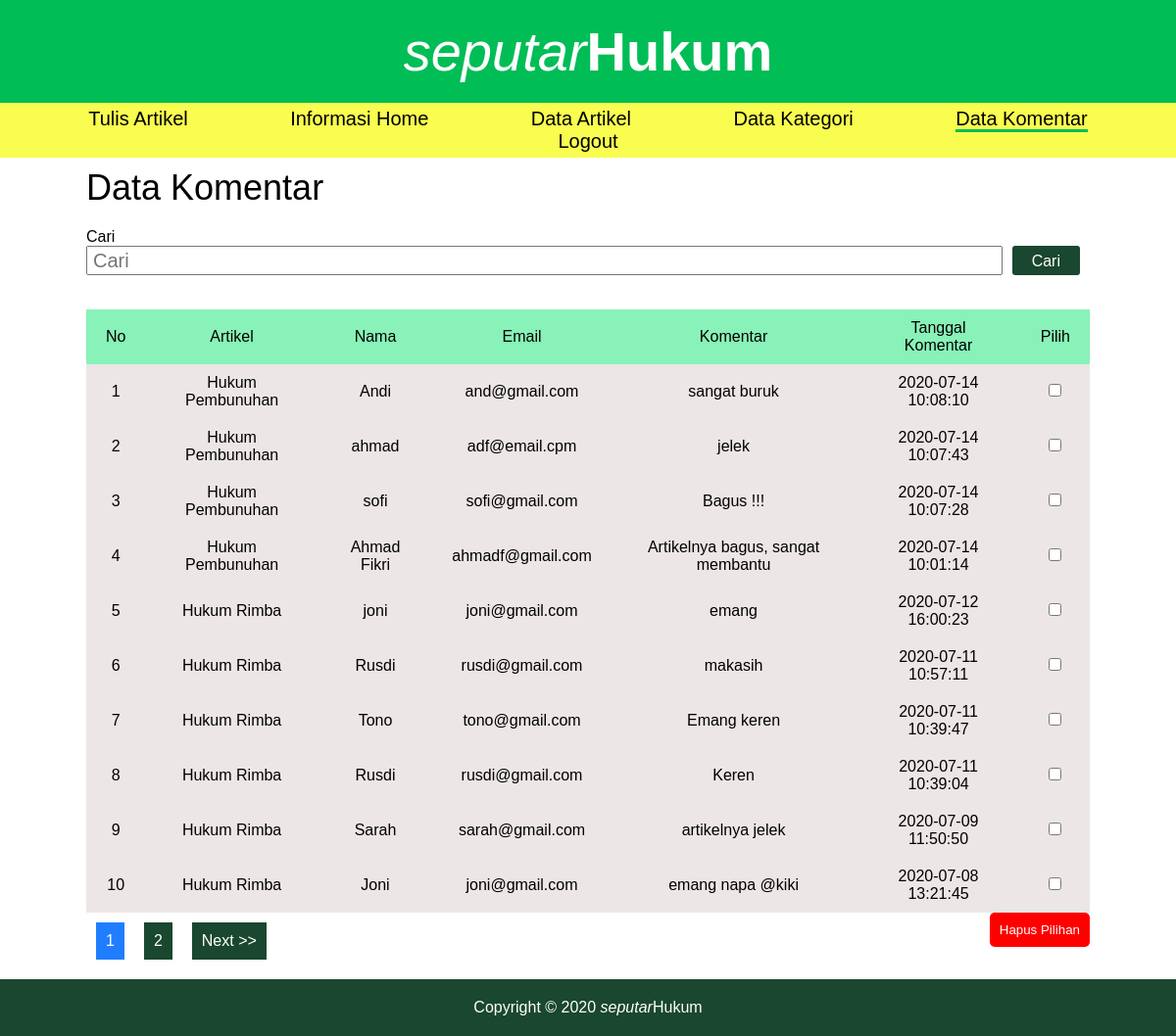
Page /index.php?page=data_komentar (signed in) on the committed database.
### tables this page shows
CREATE TABLE `komentar` (
  `id_komentar` int(11) NOT NULL,
  `id_artikel` int(11) NOT NULL,
  `nama` varchar(255) NOT NULL,
  `email` varchar(255) NOT NULL,
  `komentar` text NOT NULL,
  `tgl_dibuat` datetime NOT NULL DEFAULT current_timestamp(),
  `parent_komentar` int(11) DEFAULT NULL
);

CREATE TABLE `artikel` (
  `id_artikel` int(11) NOT NULL,
  `judul` varchar(255) NOT NULL,
  `id_kategori` int(11) NOT NULL,
  `deskripsi` varchar(255) NOT NULL,
  `isi` mediumtext NOT NULL,
  `tgl_dibuat` datetime NOT NULL DEFAULT current_timestamp()
);

### data_komentar.php (the view, shortened to what this page needs)
<?php
    $pagination = isset($_GET['pagination']) ? $_GET['pagination'] : 1;
    $cari = isset($_GET['cari']) ? $_GET['cari'] : false;
    $data_perhalaman = 10;
    $mulai_dari = ($pagination-1) * $data_perhalaman;
?>
<div class="container">
    <h2 class='h2-header'>Data Komentar</h2>
    <div class="header-data-artikel">
        <form action="<?= BASE_URL.'index.php?page=data_komentar' ?>" method="get">
            <div class="element-form">
                <label>Cari</label>
                <span><input type="text" name="cari" value="<?= $cari ?>" placeholder="Cari"><input type="submit" value="Cari"></span>
            </div>
        </form>
    </div>
    <div class="frame-table">
        <table class='table-data'>
            <tr>
                <th>No</th>
                <th>Artikel</th>
                <th>Nama</th>
                <th>Email</th>
                <th>Komentar</th>
                <th>Tanggal Komentar</th>
                <th>Pilih</th>
            </tr>
            <?php
                $where = "";
                $statement = $conn->prepare("SELECT komentar.*,artikel.judul FROM komentar JOIN artikel ON komentar.id_artikel = artikel.id_artikel $where ORDER BY komentar.tgl_dibuat DESC LIMIT $mulai_dari,$data_perhalaman");
                $statement->execute();
                $result = $statement->fetchAll(PDO::FETCH_ASSOC);
                $no = 1 + $mulai_dari;
                foreach($result as $row){
                    echo "<tr>
                            <td>$no</td>
                            <td>$row[judul]</td>
                            <td>$row[nama]</td>
                            <td>$row[email]</td>
                            <td>$row[komentar]</td>
                            <td>$row[tgl_dibuat]</td>
                            <td>
                                <form method='post' action='".BASE_URL."proses/hapus_komentar.php'>
                                    <input type='checkbox' name='selected[]' value='$row[id_komentar]'>
                            </td>";
                    $no++;
                }
            ?>
        </table>
                <input type="submit" value="Hapus Pilihan" class="hapus-pilihan" onclick="return confirm('Apakah anda yakin?')">
    </div>
</div>

### assets/css/style.css (style rules this page uses)
* { font-family: 'Chaparral Pro',sans-serif; margin: 0px; padding: 0px; }
.element-form { margin-bottom: 15px; }
.element-form label { display: block; }
.element-form span { display: block; }
.element-form span input[type=text],input[type="email"], input[type=password], textarea, select { width:100%; padding:5px; box-sizing: border-box; font-size: 20px; }
.element-form span input[type=submit] { background: #1A472F; border: none; color: white; padding: 7px 20px; margin: 10px 0; border-radius: 3px; font-size: 16px; cursor: pointer; }
.container { max-width: 1024px; margin: 10px auto; }
.hapus-pilihan { padding:10px; background:red; color:white; border:none; border-radius:5px; cursor:pointer; float:right; }
.header-data-artikel { display: flex; margin: 20px 0; }
.header-data-artikel form { flex: 1; }
.header-data-artikel form label { display: block; }
.header-data-artikel form span { display: flex; }
.header-data-artikel form span input[type="text"] { margin-right: 10px; height: 30px; }
.header-data-artikel form span input[type="submit"] { margin: 0px; margin-right: 10px; height: 30px; }
.h2-header { font-weight: normal; font-size: 36px; }
.table-data { border-spacing: 0px; width: 100%; text-align: center; }
.table-data tr { background: #ECE6E6; }
.table-data tr:nth-child(1) { background: #88F2B8; }
.table-data tr td,.table-data tr th { padding: 10px 20px; font-weight: normal; }

### rows in the picture
komentar: id_artikel.judul "Hukum Pembunuhan", nama "Andi", email "and@gmail.com", komentar "sangat buruk", tgl_dibuat "2020-07-14 10:08:10"
komentar: id_artikel.judul "Hukum Pembunuhan", nama "ahmad", email "adf@email.cpm", komentar "jelek", tgl_dibuat "2020-07-14 10:07:43"
komentar: id_artikel.judul "Hukum Pembunuhan", nama "sofi", email "sofi@gmail.com", komentar "Bagus !!!", tgl_dibuat "2020-07-14 10:07:28"
komentar: id_artikel.judul "Hukum Pembunuhan", nama "Ahmad Fikri", email "ahmadf@gmail.com", komentar "Artikelnya bagus, sangat membantu", tgl_dibuat "2020-07-14 10:01:14"
komentar: id_artikel.judul "Hukum Rimba", nama "joni", email "joni@gmail.com", komentar "emang", tgl_dibuat "2020-07-12 16:00:23"
komentar: id_artikel.judul "Hukum Rimba", nama "Rusdi", email "rusdi@gmail.com", komentar "makasih", tgl_dibuat "2020-07-11 10:57:11"
komentar: id_artikel.judul "Hukum Rimba", nama "Tono", email "tono@gmail.com", komentar "Emang keren", tgl_dibuat "2020-07-11 10:39:47"
komentar: id_artikel.judul "Hukum Rimba", nama "Rusdi", email "rusdi@gmail.com", komentar "Keren", tgl_dibuat "2020-07-11 10:39:04"
komentar: id_artikel.judul "Hukum Rimba", nama "Sarah", email "sarah@gmail.com", komentar "artikelnya jelek", tgl_dibuat "2020-07-09 11:50:50"
komentar: id_artikel.judul "Hukum Rimba", nama "Joni", email "joni@gmail.com", komentar "emang napa @kiki", tgl_dibuat "2020-07-08 13:21:45"
